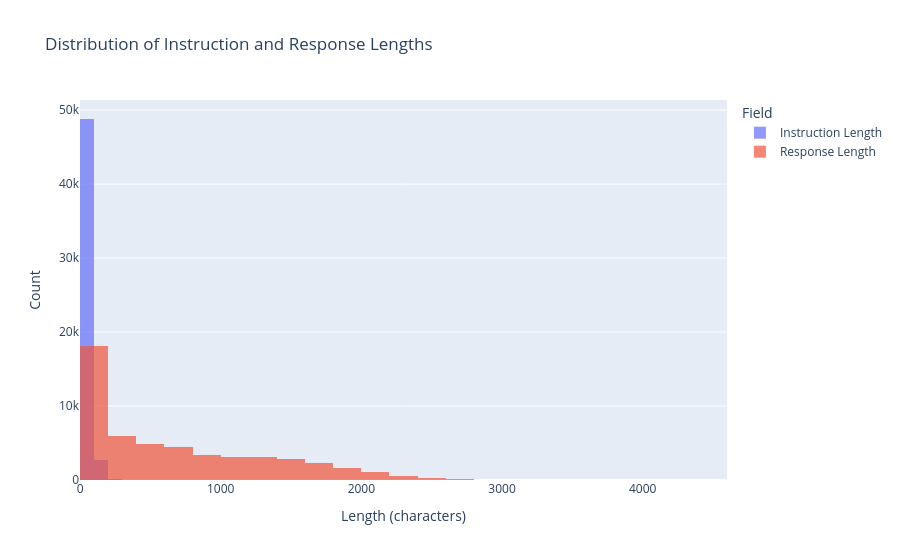

Notebook code for this chart:
### Markdown cell above
**Observations:**

- Instructions are typically short, with most clustered between 46 and 71 characters.
- Responses are much longer and more variable, with many extending into the thousands of characters.
- The high standard deviation and range for responses indicate the presence of both very short and very long completions.

### Code cell
# Plotly histogram overlay.
fig = go.Figure()

fig.add_trace(go.Histogram(
    x=df["instruction_len"],
    nbinsx=30,
    name='Instruction Length',
    opacity=0.7
))

fig.add_trace(go.Histogram(
    x=df["response_len"],
    nbinsx=30,
    name='Response Length',
    opacity=0.7
))

fig.update_layout(
    barmode='overlay',
    title="Distribution of Instruction and Response Lengths",
    xaxis_title="Length (characters)",
    yaxis_title="Count",
    legend_title="Field"
)

fig.show()

### Figure 1 — Plotly figure (JSON) as saved in the notebook; plotly's stock layout.template omitted (floating-point values rounded to 4 significant figures; data arrays with more than 128 entries replaced by an {"elided": "..."} marker saying what was removed)
{"data": [{"name": "Instruction Length", "nbinsx": 30, "opacity": 0.7, "type": "histogram", "x": {"elided": "51760 int values"}}, {"name": "Response Length", "nbinsx": 30, "opacity": 0.7, "type": "histogram", "x": {"elided": "51760 int values"}}], "layout": {"barmode": "overlay", "legend": {"title": {"text": "Field"}}, "title": {"text": "Distribution of Instruction and Response Lengths"}, "xaxis": {"title": {"text": "Length (characters)"}}, "yaxis": {"title": {"text": "Count"}}}}
